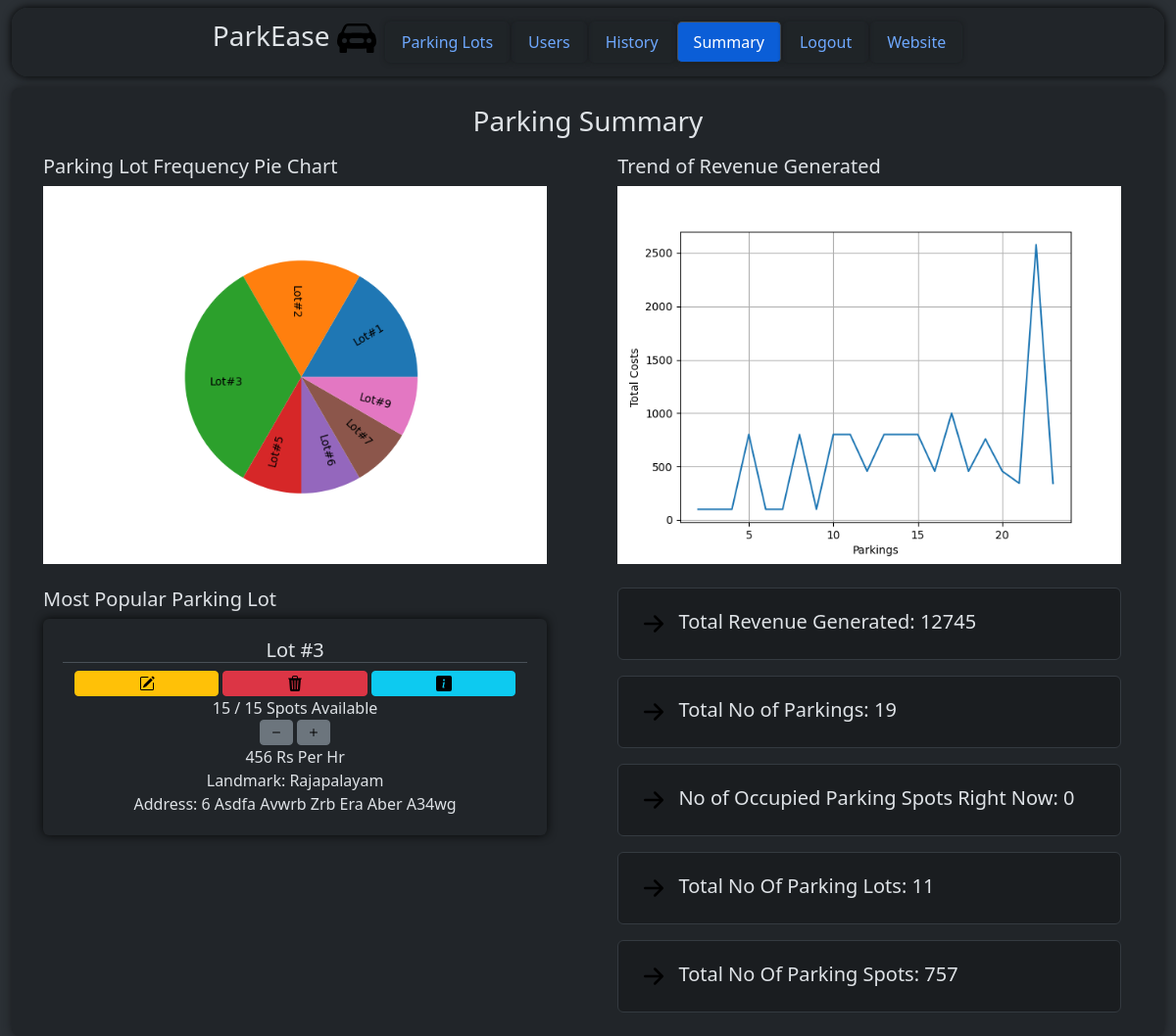
Before: /admin/dashboard/summary (signed in) with the older database file.
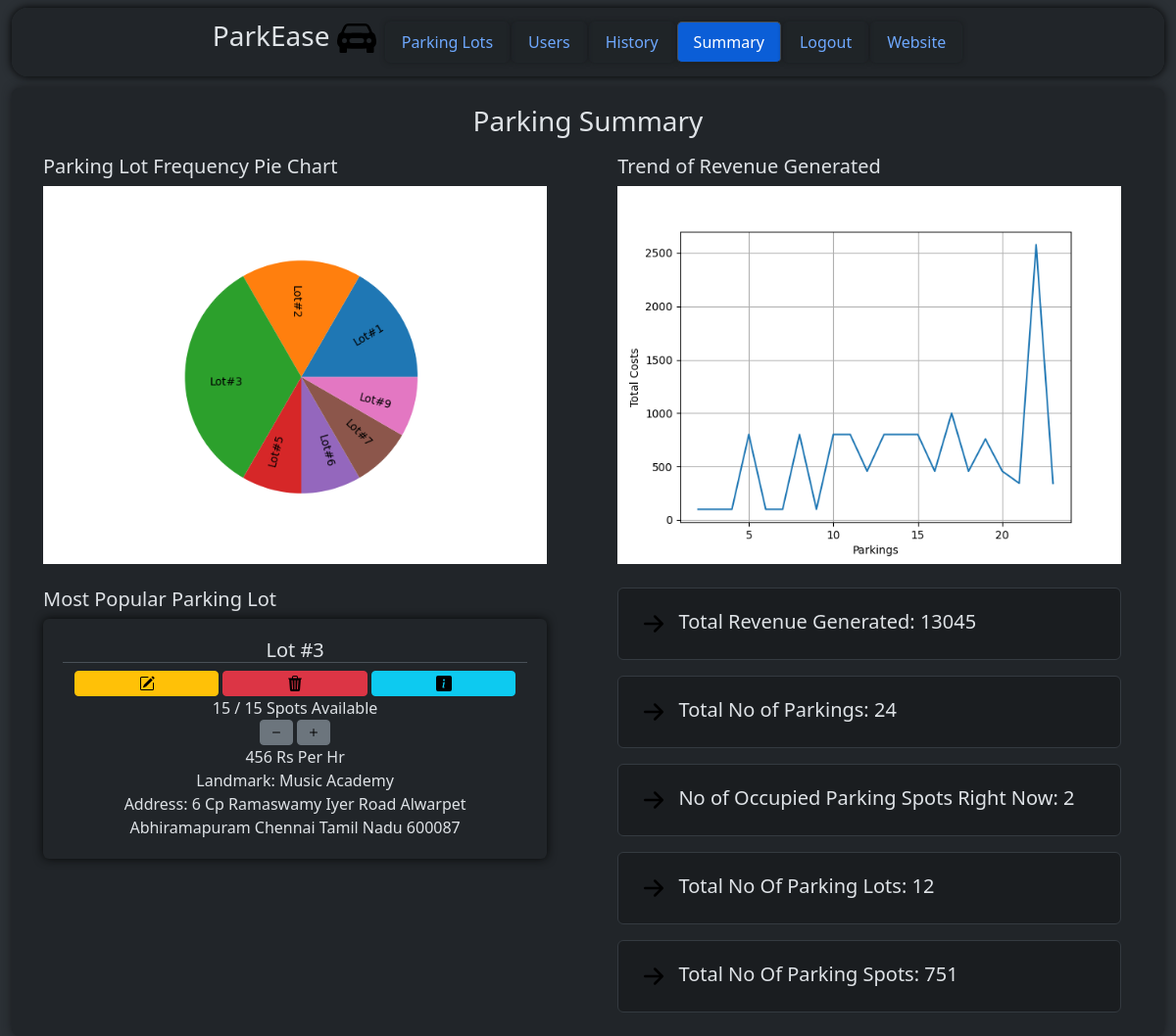
After: the same page with the newer database file.
### models/parkingInfo.py (models this page shows, shortened)
class ParkingLot(db.Model) :
    __tablename__ = "parkinglot"
    id = db.Column(db.Integer, primary_key = True, autoincrement = True)
    landmark = db.Column(db.String)
    noOfParkingSpots = db.Column(db.Integer)
    pricePerHr = db.Column(db.Integer)
    addressId = db.Column(db.Integer, db.ForeignKey("address.id"))
    address = db.relationship("Address", uselist = False, backref = "parkingLot") #parking lot and address is 1 - 1
    parkingSpots = db.relationship("ParkingSpot", backref = "parkingLot") #parking lot and parking spot is 1 - M

### models/userInfo.py (models this page shows)
class Address(db.Model) :
    __tablename__ = "address"
    id = db.Column(db.Integer, primary_key = True, autoincrement = True)
    streetName = db.Column(db.String)
    locality = db.Column(db.String)
    subLocality = db.Column(db.String)
    city = db.Column(db.String)
    state = db.Column(db.String)
    pinCode = db.Column(db.String)
    def __str__(self) :
        return "{} {} {} {} {} {} {}".format(self.id, self.streetName.lower(), self.locality.lower(), self.subLocality.lower(), self.city.lower(), self.state.lower(), self.pinCode)

### controllers/adminDashboard.py (the view)
@adminbp.route("/dashboard/summary", methods = ["GET"])
def summary() :
    if request.method == "GET" :
        plotPiePlotOfParkingLotsUsed()
        plotLinePlotOfTotalCosts()
        return render_template("admin/summary.html", parkingLot = frequentlyUsedParkingLot(), cost = sumOfTotalCosts(), noOfParkings = totalNoOfType("ReservedParkingSpot"), noOfOccupiedParkingSpotsRN = noOfOccupiedParkingSpotsRN(), noOfParkingLots = totalNoOfType("ParkingLot"), noOfParkingSpots = totalNoOfType("ParkingSpot"))

### controllers/adminDashboard.py (called while the page is built)
@adminbp.before_request
def restrict() :
    if session.get("type") != "admin" :
        return redirect(url_for("general.signIn"))

def getParkingLot(id) :
    return db.session.execute(db.select(ParkingLot).filter_by(id = id)).scalars().first()

def viewAllReservedParkingSpots() :
    return db.session.execute(db.select(ReservedParkingSpot).order_by(nulls_first(desc(ReservedParkingSpot.parkingTimestamp)))).scalars().all()

def getParkingLotsUsedByUsersLiUsingReservedParkingSpots() :
    return [i.parkingSpot.parkingLot.id for i in db.session.execute(db.select(User)).scalars().first().reservedParkingSpots if i.parkingSpot is not None]

def frequentlyUsedParkingLot() :
    parkingLotIds = getParkingLotsUsedByUsersLiUsingReservedParkingSpots()
    return getParkingLot(max(set(parkingLotIds), key = parkingLotIds.count))

def sumOfTotalCosts() :
    reservedParkingSpots = viewAllReservedParkingSpots()
    sum = 0
    for i in reservedParkingSpots :
        if i.totalCost is not None:
            sum += i.totalCost
    return sum

def noOfOccupiedParkingSpotsRN() :
    return len(db.session.execute(db.select(ParkingSpot).filter_by(status = True)).scalars().all())

### templates/admin/summary.html (shortened to what the changed rows need)
<!DOCTYPE html>
<html class = "h-100" data-bs-theme = "dark">
    <head>
        <link rel = "stylesheet" href = "/static/bootstrap/css/bootstrap.min.css"/>
        <link rel = "stylesheet" href = "/static/css/style.css"/>
    </head>
    <body class = "h-100">
        <div class = "container-fluid bg-body-tertiary min-vh-100">
            <div class = "rounded-3 container-fluid bg-body p-2 overflow-auto margin-top" style = "height: 80%; width: 100%; box-shadow: 0 0 10px rgb(24, 26, 29);">
                <div style = "height: 100%; width: 99%;">
                    <div class = "row">
                        <div class = "col">
                            <br/>
                            <div>
                                <div class = "px-1 px-sm-1 px-md-2 px-lg-3 px-xl-4 px-xxl-5">
                                    <div class = "card p-1" style = "box-shadow: 0 0 10px rgb(7, 8, 8); border: none">
                                        <form method = "POST" action = "/admin/dashboard" style = "height: 100%; width: 100%;">
                                            <div class = "card-body">
                                                <h5 class = "card-title text-center border-bottom">
                                                    Lot #{{ parkingLot.id }}
                                                </h5>
                                                <div class = "container-fluid d-flex align-items-center justify-content-center gap-1">
                                                    <button type = "submit" name = "action" value = "edit" class = "btn btn-warning btn-sm d-flex justify-content-center align-items-center" style = "width: 100%;">
                                                    </button>
                                                    <button type = "submit" name = "action" value = "delete" class = "btn btn-danger btn-sm d-flex justify-content-center align-items-center" style = "width: 100%;">
                                                    </button>
                                                    <button type = "submit" name = "action" value = "details" class = "btn btn-info btn-sm d-flex justify-content-center align-items-center" style = "width: 100%;">
                                                    </button>
                                                </div>
                                                <div class = "card-text text-center">
                                                    {{ parkingLot.parkingSpots | selectattr("status", "equalto", 0) | list | count }} / {{ parkingLot.noOfParkingSpots }} Spots Available
                                                    <div class = "container-fluid d-flex align-items-center justify-content-center gap-1">
                                                    </div>
                                                    {{ parkingLot.pricePerHr }} Rs Per Hr
                                                    <br/>
                                                    Landmark: {{ parkingLot.landmark }}
                                                    <br/>
                                                    Address: {{ parkingLot.address | title }}
                                                </div>
                                            </div>
                                        </form>
                                    </div>
                                </div>
                            </div>
                        </div>
                        <div class = "col">
                            <br/>
                            <h5 class = "px-1 px-sm-1 px-md-2 px-lg-3 px-xl-4 px-xxl-5">
                                    <div class = "alert alert-dark">
                                        <img src = "/static\images\arrow-right-short.svg" alt = "Logo" style = "width: 40px;"/>
                                        Total Revenue Generated: {{ cost }}
                                    </div>
                                    <div class = "alert alert-dark">
                                        <img src = "/static\images\arrow-right-short.svg" alt = "Logo" style = "width: 40px;"/>
                                        Total No of Parkings: {{ noOfParkings }}
                                    </div>
                                    <div class = "alert alert-dark">
                                        <img src = "/static\images\arrow-right-short.svg" alt = "Logo" style = "width: 40px;"/>
                                        No of Occupied Parking Spots Right Now: {{ noOfOccupiedParkingSpotsRN }}
                                    </div>
                                    <div class = "alert alert-dark">
                                        <img src = "/static\images\arrow-right-short.svg" alt = "Logo" style = "width: 40px;"/>
                                        Total No Of Parking Lots: {{ noOfParkingLots }}
                                    </div>
                                    <div class = "alert alert-dark">
                                        <img src = "/static\images\arrow-right-short.svg" alt = "Logo" style = "width: 40px;"/>
                                        Total No Of Parking Spots: {{ noOfParkingSpots }}
                                    </div>
                            </h5>
                        </div>
                    </div>
                </div>
            </div>
        </div>
    </body>
</html>

Changed rows visible on the page:
changed ParkingLot id 3: landmark "Rajapalayam" → "Music Academy"
changed Address: address "6 Asdfa Avwrb Zrb Era Aber A34wg" → "6 Cp Ramaswamy Iyer Road Alwarpet Abhiramapuram Chennai Tamil Nadu 600087"
Other visible differences:
{{ cost }}: "12745" → "13045"
{{ noOfParkings }}: "19" → "24"
{{ noOfOccupiedParkingSpotsRN }}: "0" → "2"
{{ noOfParkingLots }}: "11" → "12"
{{ noOfParkingSpots }}: "757" → "751"
